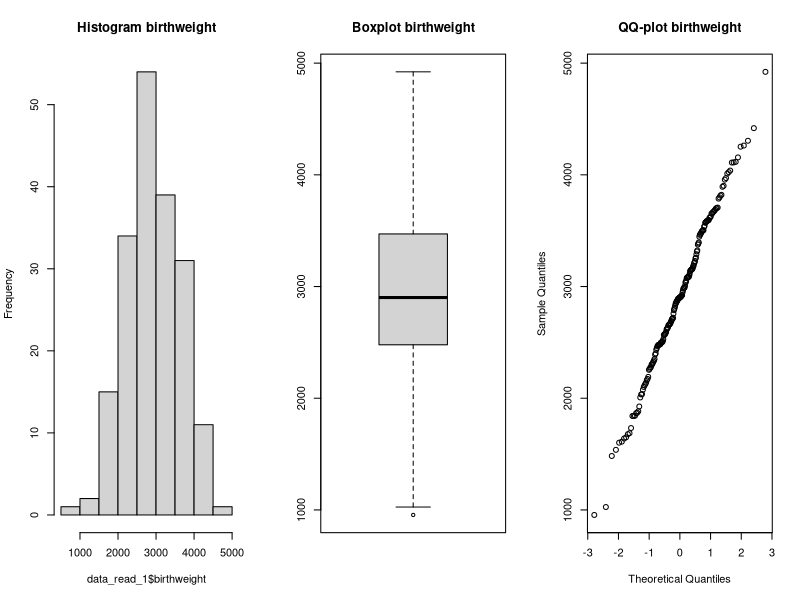

Generate this figure with R: (Note: this script raises an error after producing the figure.)
## ---- chunk 1
data_read_1 = read.table("./birthweight.txt", header=TRUE)
## ---- chunk 2
par(mfrow=c(1,3));hist(data_read_1$birthweight, main="Histogram birthweight");boxplot(data_read_1$birthweight, main="Boxplot birthweight");qqnorm(data_read_1$birthweight, main="QQ-plot birthweight")
## ---- chunk 3
summary(data_read_1)
## ---- chunk 4
m = round(mean(data_read_1$birthweight),2)
m
## ---- chunk 5
mu=0.2
n = length(data_read_1$birthweight); n # calculates the length
s = round(sd(data_read_1$birthweight), 3); s # calculates standard deviation
t = round(qt(0.95,df=length(data_read_1$birthweight)-1),3); t   # calculates test statistic
ci = round(c(m-t*s/sqrt(n),m+t*s/sqrt(n)), 3); ci # 90% confidence interval
## ---- chunk 6
n = length(data_read_1$birthweight)
n
## ---- chunk 7
s = round(sd(data_read_1$birthweight), 3)
s
## ---- chunk 8
t = round(qt(0.95,df=length(data_read_1$birthweight)-1),3)
t
## ---- chunk 9
round(c(m-t*s/sqrt(n),m+t*s/sqrt(n)), 3)
## ---- chunk 10
t.test(data_read_1$birthweight,mu=2800,alt="g") 
## ---- chunk 11
hum=weather$humidity
tem=weather$temperature

par(mfrow=c(1,2))
hist(hum, main="Histogram of humidity")
hist(tem, main="Histogram of temperature")
qqnorm(hum, main="Normal Q-Q of humidity")
qqnorm(tem, main="Normal Q-Q of temperature") 
## ---- chunk 12
qqnorm(hum, main="Normal Q-Q of humidity")
qqnorm(tem, main="Normal Q-Q of temperature") 
## ---- chunk 13
alpha = 0.10
n = length(weather$temperature)
m = mean(weather$temperature)
s = sd(weather$temperature)

t = qt(1 - alpha / 2, df=n - 1)
c(m - t * s / sqrt(n), m + t * s / sqrt(n))

z = qnorm(0.95)

## ---- chunk 14
data_read_4 = read.table("./austen.txt",header=TRUE)
## ---- chunk 15
Sense = data_read_4$Sense
Emma = data_read_4$Emma
Sand1 = data_read_4$Sand1
x=as.data.frame(matrix(c(Sense, Emma, Sand1),ncol=3,nrow=6)) 
dimnames(x)=list(c("a","an", "this", "that", "with", "without"),c("Sense","Emma", "Sand1")) 
x
## ---- chunk 16
z = chisq.test(x)
z
## ---- chunk 17
z$expected
z$observed
X2=sum((z$observed-z$expected)^2/z$expected)
X2
## ---- chunk 18
1-pchisq(X2,df=(6-1)*(3-1)) # same is the same as the p-value we got from the Chi-squared test.
residuals(z) 
## ---- chunk 19
Sand2 = data_read_4$Sand2
x=as.data.frame(matrix(c(Sense, Emma, Sand1, Sand2),ncol=4,nrow=6))
dimnames(x)=list(c("a","an", "this", "that", "with", "without"),c("Sense","Emma", "Sand1", "Sand2"))
x
## ---- chunk 20
z = chisq.test(x)
z
## ---- chunk 21
sand2 = data_read_4$Sand2
x=as.data.frame(matrix(c(Sand1, Sand2),ncol=2,nrow=6))
dimnames(x)=list(c("a","an", "this", "that", "with", "without"),c("Sand1", "Sand2"))
x
## ---- chunk 22
z = chisq.test(x)
z
